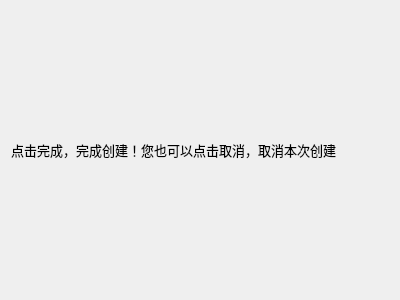
<?xml version="1.0" encoding="UTF-8"?>
<ui version="4.0">
 <class>ConfirmPage</class>
 <widget class="QWizardPage" name="ConfirmPage">
  <property name="geometry">
   <rect>
    <x>0</x>
    <y>0</y>
    <width>400</width>
    <height>300</height>
   </rect>
  </property>
  <property name="windowTitle">
   <string>WizardPage</string>
  </property>
  <layout class="QGridLayout" name="gridLayout">
   <item row="0" column="0">
    <layout class="QVBoxLayout" name="verticalLayout">
     <item>
      <widget class="QLabel" name="label">
       <property name="font">
        <font>
         <pointsize>10</pointsize>
        </font>
       </property>
       <property name="text">
        <string>点击完成，完成创建！您也可以点击取消，取消本次创建</string>
       </property>
      </widget>
     </item>
    </layout>
   </item>
  </layout>
 </widget>
 <resources/>
 <connections/>
</ui>
